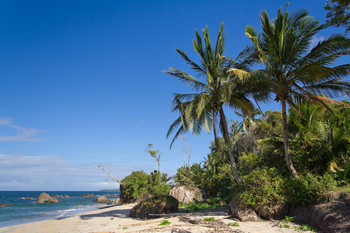
#> input picture images/beach.png, 350 x 233 px
$ python sobel_and_laplacian.py --image images/beach.png   (older library calls are emulated)
#> lines starting #> are read from the running program, lines starting #| are printed output that depends on the picture
from __future__ import print_function
from matplotlib import pyplot as plt
import numpy as np
import argparse
import cv2

ap = argparse.ArgumentParser()
ap.add_argument("-i", "--image", required = True, help = "Path to the image")
args = vars(ap.parse_args())

image = cv2.imread(args["image"])
#> image is the input picture: shape (233, 350, 3); mean B, G, R 136, 110.4, 78.6
image = cv2.cvtColor(image, cv2.COLOR_BGR2GRAY)
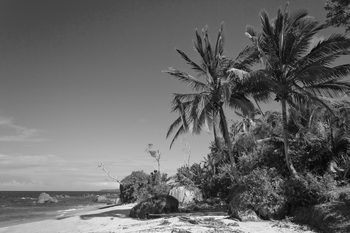
#> image: shape (233, 350); min 3, max 250, mean 103.8

# applying laplacian method. For the pixel in the image, we need to use float64 instead of uint8 because the gradiant can be negative
lap = cv2.Laplacian(image, cv2.CV_64F)
lap = np.uint8(np.absolute(lap))
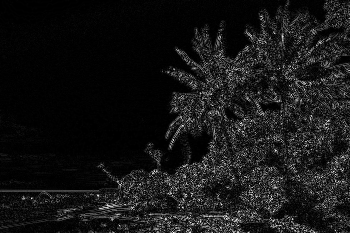
#> lap: shape (233, 350); min 0, max 254, mean 22.3
cv2.imshow("Laplacian", lap)

cv2.waitKey(0)

# apply now sobel methods
sobelX = cv2.Sobel(image, cv2.CV_64F, 1, 0)
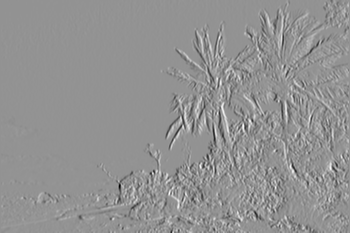
#> sobelX: shape (233, 350) float64; min -703, max 517, mean -1.1; drawn with min black and max white
sobelY = cv2.Sobel(image, cv2.CV_64F, 0, 1)
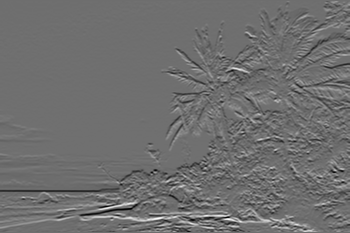
#> sobelY: shape (233, 350) float64; min -582, max 759, mean 3.5; drawn with min black and max white

sobelX = np.uint8(np.absolute(sobelX))
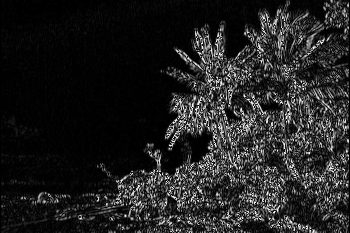
#> sobelX: shape (233, 350); min 0, max 255, mean 33.7
sobelY = np.uint8(np.absolute(sobelY))
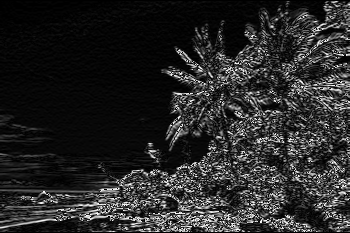
#> sobelY: shape (233, 350); min 0, max 255, mean 39.8
sobelCombined = cv2.bitwise_or(sobelX, sobelY)

sobelCombined = np.hstack([sobelX, sobelY, sobelCombined])
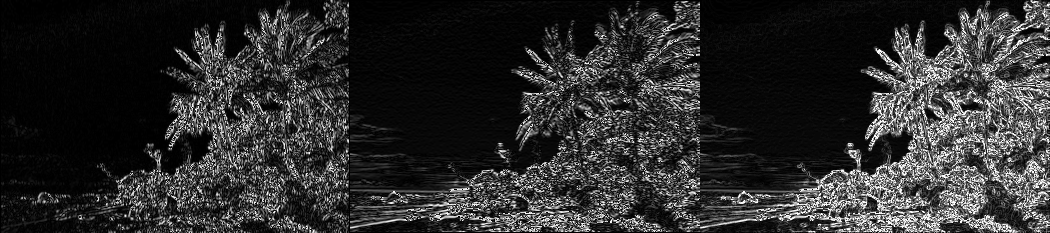
#> sobelCombined: shape (233, 1050); min 0, max 255, mean 44.9

cv2.imshow("Sobel Cobined", sobelCombined)
cv2.waitKey(0)

$ run again, on images/wave.png
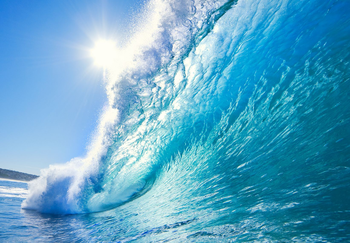
#> input picture images/wave.png, 350 x 243 px
#> image is the input picture: shape (243, 350, 3); mean B, G, R 199.1, 166.5, 93.5
#> image: shape (243, 350)
#> `sobelY = np.uint8(np.absolute(sobelY))`:
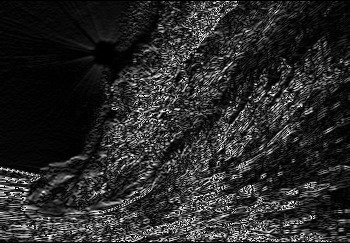
#> sobelY: shape (243, 350); min 0, max 255, mean 41.7
#> `sobelCombined = np.hstack([sobelX, sobelY, sobelCombined])`:
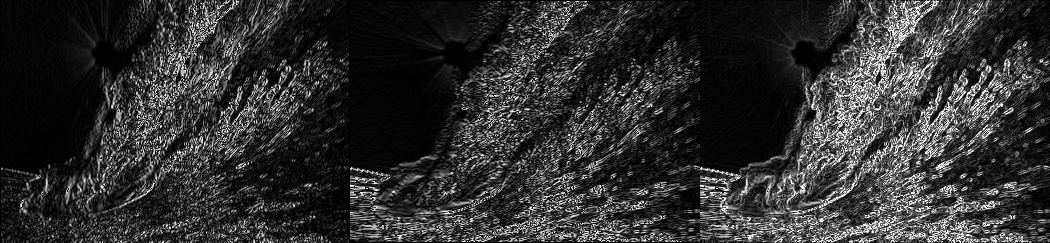
#> sobelCombined: shape (243, 1050); min 0, max 255, mean 48.4
